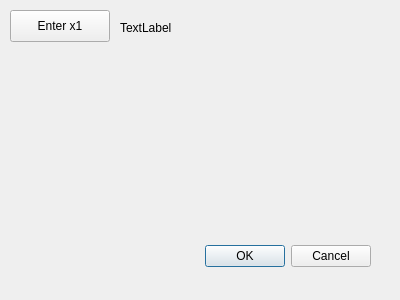
<?xml version="1.0" encoding="UTF-8"?>
<ui version="4.0">
 <class>Dialog</class>
 <widget class="QDialog" name="Dialog">
  <property name="geometry">
   <rect>
    <x>0</x>
    <y>0</y>
    <width>400</width>
    <height>300</height>
   </rect>
  </property>
  <property name="windowTitle">
   <string>Dialog</string>
  </property>
  <widget class="QDialogButtonBox" name="buttonBox">
   <property name="geometry">
    <rect>
     <x>30</x>
     <y>240</y>
     <width>341</width>
     <height>32</height>
    </rect>
   </property>
   <property name="orientation">
    <enum>Qt::Horizontal</enum>
   </property>
   <property name="standardButtons">
    <set>QDialogButtonBox::Cancel|QDialogButtonBox::Ok</set>
   </property>
  </widget>
  <widget class="QPushButton" name="pushButton">
   <property name="geometry">
    <rect>
     <x>10</x>
     <y>10</y>
     <width>100</width>
     <height>32</height>
    </rect>
   </property>
   <property name="text">
    <string>Enter x1</string>
   </property>
  </widget>
  <widget class="QLabel" name="label1">
   <property name="geometry">
    <rect>
     <x>120</x>
     <y>20</y>
     <width>58</width>
     <height>16</height>
    </rect>
   </property>
   <property name="text">
    <string>TextLabel</string>
   </property>
  </widget>
 </widget>
 <resources/>
 <connections>
  <connection>
   <sender>buttonBox</sender>
   <signal>accepted()</signal>
   <receiver>Dialog</receiver>
   <slot>accept()</slot>
   <hints>
    <hint type="sourcelabel">
     <x>248</x>
     <y>254</y>
    </hint>
    <hint type="destinationlabel">
     <x>157</x>
     <y>274</y>
    </hint>
   </hints>
  </connection>
  <connection>
   <sender>buttonBox</sender>
   <signal>rejected()</signal>
   <receiver>Dialog</receiver>
   <slot>reject()</slot>
   <hints>
    <hint type="sourcelabel">
     <x>316</x>
     <y>260</y>
    </hint>
    <hint type="destinationlabel">
     <x>286</x>
     <y>274</y>
    </hint>
   </hints>
  </connection>
 </connections>
</ui>
